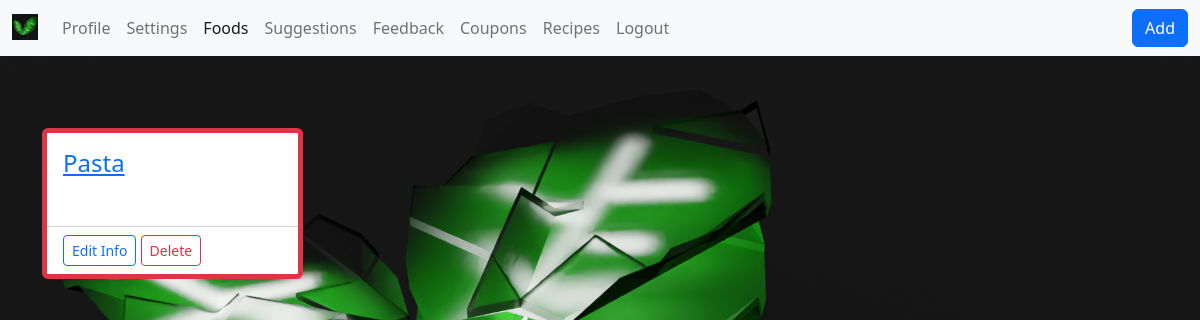
Page /foods (signed in) on the earlier database version.
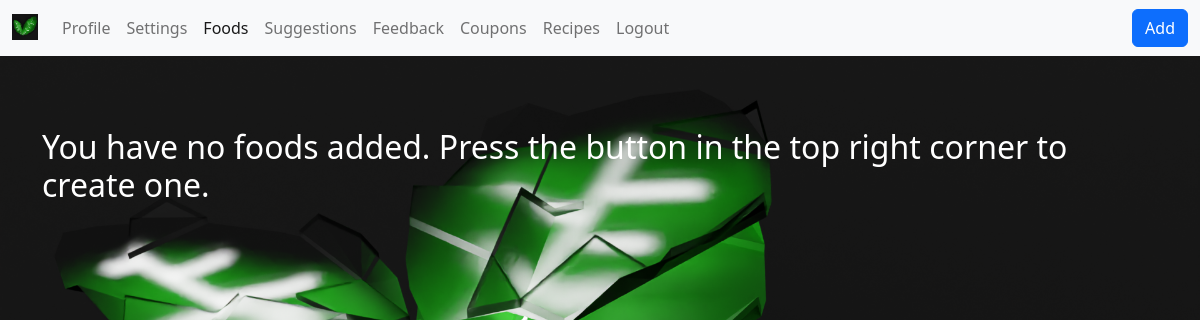
Same page on the later database version.
### app/models.py (models this page shows)
class Foods(db.Model):
    id = db.Column(db.Integer, primary_key=True)
    name = db.Column(db.String(100), nullable=False)
    expiry_date = db.Column(db.DateTime, nullable=False)
    date_added = db.Column(db.DateTime, default=datetime.utcnow)
    user_id = db.Column(db.Integer, db.ForeignKey('users.id'))

### app/views.py (the view)
@views.route('/foods')
@login_required
def foods():
    foods = Foods.query.order_by(Foods.expiry_date)
    createdfoods = []
    for food in foods:
        if current_user.id == food.user.id:
            createdfoods.append(food)
    current = date.today()
    return render_template('foods.html', foods=createdfoods, date_current=current)

### app/__init__.py (called while the page is built)
@login_manager.user_loader
def load_user(user_id):
    return Users.query.get(int(user_id))

### app/templates/foods.html (shortened to what this page needs)
<!DOCTYPE html>
<html lang="en" dir="ltr">
  <head>
    <link rel="stylesheet", type ="text/css", href="../static/landing_page.css">
  </head>
  <body class="background bg-dark white-text">
    {% extends 'base.html' %}
    {% set active = 'foods' %}
    {% block content %}
      <br>
      {% if foods %}
        <div class="row row-cols-1 row-cols-md-4 g-4">
          {% for food in foods %}
            <div class="col">
              {% if (food.expiry_date.date() - date_current).days >= 1 and (food.expiry_date.date() - date_current).days <= 3 %}
              <div class="card h-100 border border-warning border-5">
                <div class="card-body">
                  <h4><a href="{{ url_for('views.food', id=food.id) }}">{{ food.name }}</a></h4>
                  <small>{{ food.expiry_date.date() }}</small>
                  <br>
                </div>
                <div class="card-footer bg-transparent">
                  <a href="{{ url_for('views.food_settings', id=food.id) }}" class="btn btn-outline-primary btn-sm">Edit Info</a>
                  <a href="{{ url_for('views.delete_food', id=food.id) }}" class="btn btn-outline-danger btn-sm">Delete</a>
                </div>
              </div>
              {% elif (food.expiry_date.date() - date_current).days < 1 %}
              <div class="card h-100 border border-danger border-5">
                <div class="card-body">
                  <h4><a href="{{ url_for('views.food', id=food.id) }}">{{ food.name }}</a></h4>
                  <small>{{ food.expiry_date.date() }}</small>
                  <br>
                </div>
                <div class="card-footer bg-transparent">
                  <a href="{{ url_for('views.food_settings', id=food.id) }}" class="btn btn-outline-primary btn-sm">Edit Info</a>
                  <a href="{{ url_for('views.delete_food', id=food.id) }}" class="btn btn-outline-danger btn-sm">Delete</a>
                </div>
              </div>
              {% endif %}
            </div>
          {% endfor %}
        </div>
      {% else %}
        <h2>You have no foods added. Press the button in the top right corner to create one.</h2>
      {% endif %}
    {% endblock %}

Differences in the rows shown:
removed Foods: name "Pasta"
Other differences:
text now shown: "You have no foods added. Press the button in the top right corner to create one."
